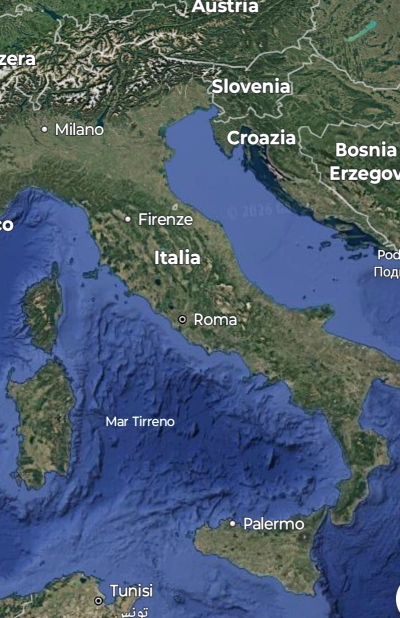
#> input picture code/mappa.jpg, 800 x 1236 px (shown at 1/2 size)
$ python overlay_text.py mappa.jpg 5 5
#> lines starting #> are read from the running program, lines starting #| are printed output that depends on the picture
from PIL import Image, ImageDraw, ImageFont
from pathlib import Path
import argparse

parser = argparse.ArgumentParser(description="Aggiunge overlay HUD a un'immagine.")
parser.add_argument("input_image")
parser.add_argument("target_x", type=int)
parser.add_argument("target_y", type=int)

parser.add_argument("--target-scale", type=float, default=100.0)

parser.add_argument("--label", default="SUBJECT MATCH|ENTITY: ALICE")
parser.add_argument("--label-x", type=int, default=520)
parser.add_argument("--label-y", type=int, default=420)
parser.add_argument("--label-size", type=int, default=34)

parser.add_argument("--signal", default="SIGNAL 86%")
parser.add_argument("--signal-x", type=int, default=60)
parser.add_argument("--signal-y", type=int, default=930)

parser.add_argument("--legend", action="store_true")
parser.add_argument("--legend-cx", type=int, default=None)
parser.add_argument("--legend-cy", type=int, default=None)
parser.add_argument("--legend-title", default="ENTITÀ DEL SISTEMA")
parser.add_argument("--legend-item", action="append", default=[])

args = parser.parse_args()

INPUT_IMAGE = args.input_image
TARGET_X = args.target_x
TARGET_Y = args.target_y
target_scale = max(1.0, min(args.target_scale, 100.0)) / 100.0

input_path = Path(INPUT_IMAGE)
OUTPUT_IMAGE = input_path.with_name(f"{input_path.stem}_overlay{input_path.suffix}")

COLOR_RED = (255, 40, 35, 180)
COLOR_WHITE = (255, 255, 255, 255)

GRID_STEP = 120
GRID_OPACITY = 70


def load_font(size):
    try:
        return ImageFont.truetype("DejaVuSansMono.ttf", size)
    except OSError:
        return ImageFont.load_default()


def draw_grid(draw, w, h, step=100, color=(255, 0, 0, 70)):
    for x in range(0, w, step):
        draw.line((x, 0, x, h), fill=color, width=1)
    for y in range(0, h, step):
        draw.line((0, y, w, y), fill=color, width=1)


def draw_target(draw, center, radius, color):
    x, y = center

    for r in [radius, int(radius * 0.65), int(radius * 0.35)]:
        draw.ellipse((x-r, y-r, x+r, y+r), outline=color, width=3)

    draw.line((x-radius-40, y, x-radius+20, y), fill=color, width=3)
    draw.line((x+radius-20, y, x+radius+40, y), fill=color, width=3)
    draw.line((x, y-radius-40, x, y-radius+20), fill=color, width=3)
    draw.line((x, y+radius-20, x, y+radius+40), fill=color, width=3)

    draw.ellipse((x-6, y-6, x+6, y+6), fill=color)


# [65 lines left out: function draw_callout_to_label, not called in this run]

def draw_callout_to_label(draw, target, label_pos, color, scale=1.0):
    tx, ty = target
    lx, ly = label_pos

    width = max(1, int(4 * scale))

    # PARTE ESATTAMENTE DAL CENTRO DEL MIRINO
    start = (tx, ty)

    # arriva appena a sinistra del testo, senza attraversarlo
    elbow = (lx - int(80 * scale), ly + int(28 * scale))

    # linea orizzontale SOTTO il testo
    end = (lx + int(360 * scale), ly + int(28 * scale))

    draw.line([start, elbow, end], fill=color, width=width)

def draw_label_block(draw, text, x, y, size, color):
    lines = text.split("|")
    fonts = [
        load_font(size if i == 0 else int(size * 0.82))
        for i in range(len(lines))
    ]

    line_gap = int(size * 1.2)
    pad = 10

    widths = []
    for line, font in zip(lines, fonts):
        bbox = draw.textbbox((0, 0), line, font=font)
        widths.append(bbox[2] - bbox[0])

    box_w = max(widths) + pad * 2
    box_h = line_gap * len(lines) + pad

    draw.rectangle(
        [x - pad, y - pad, x + box_w, y + box_h],
        fill=(0, 0, 0, 150)
    )

    for i, (line, font) in enumerate(zip(lines, fonts)):
        draw.text(
            (x, y + i * line_gap),
            line,
            fill=color,
            font=font
        )


# [12 lines left out: function draw_label_block_old, not called in this run]


def draw_signal(draw, text, x, y, color):
    font = load_font(22)
    draw.text((x, y), text, fill=color, font=font)


def draw_box(draw, xy, label, color):
    x1, y1, x2, y2 = xy
    corner = 28

    draw.line((x1, y1, x1+corner, y1), fill=color, width=3)
    draw.line((x1, y1, x1, y1+corner), fill=color, width=3)

    draw.line((x2, y1, x2-corner, y1), fill=color, width=3)
    draw.line((x2, y1, x2, y1+corner), fill=color, width=3)

    draw.line((x1, y2, x1+corner, y2), fill=color, width=3)
    draw.line((x1, y2, x1, y2-corner), fill=color, width=3)

    draw.line((x2, y2, x2-corner, y2), fill=color, width=3)
    draw.line((x2, y2, x2, y2-corner), fill=color, width=3)

    font = load_font(22)
    draw.text((x1 + 12, y1 + 12), label, fill=color, font=font)


# [33 lines left out: function draw_legend, not called in this run]


img = Image.open(INPUT_IMAGE).convert("RGBA")
w, h = img.size
#> w = 800; h = 1236

overlay = Image.new("RGBA", img.size, (0, 0, 0, 0))
#> overlay: PIL image 800x1236 RGBA; every value is 0
draw = ImageDraw.Draw(overlay)

draw_grid(draw, w, h, step=GRID_STEP, color=(255, 40, 35, GRID_OPACITY))

target_center = (TARGET_X, TARGET_Y)
target_radius = int(110 * target_scale)

draw_target(draw, target_center, target_radius, COLOR_RED)

draw_callout_to_label(
    draw,
    target_center,
    (args.label_x, args.label_y),
    COLOR_RED,
    scale=target_scale
)


draw_label_block(
    draw,
    args.label,
    args.label_x,
    args.label_y,
    args.label_size,
    COLOR_WHITE
)

draw_signal(
    draw,
    args.signal,
    args.signal_x,
    args.signal_y,
    COLOR_WHITE
)

draw_box(
    draw,
    (720, 880, 930, 1000),
    "TARGET LOCK",
    COLOR_RED
)

if args.legend:
    legend_items = []
    for item in args.legend_item:
        color, label = item.split(":", 1)
        legend_items.append((color.strip(), label.strip()))

    draw_legend(
        draw,
        legend_items,
        args.legend_title,
        cx=args.legend_cx,
        cy=args.legend_cy
    )

final = Image.alpha_composite(img, overlay)
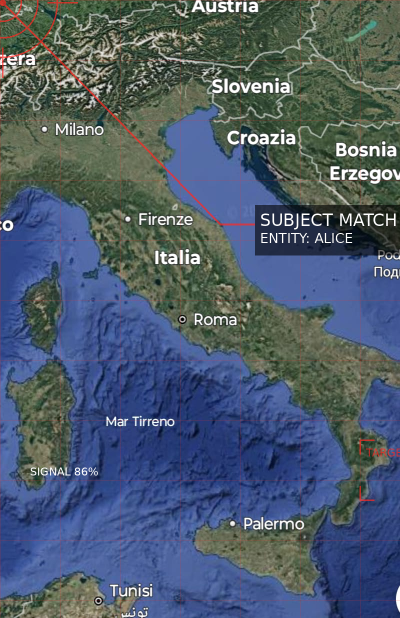
#> final: PIL image 800x1236 RGBA (shown at 1/2 size); mean R, G, B, A 76.2, 90.8, 108.2, 255
final.save(OUTPUT_IMAGE)

print(f"Salvata immagine: {OUTPUT_IMAGE}")
